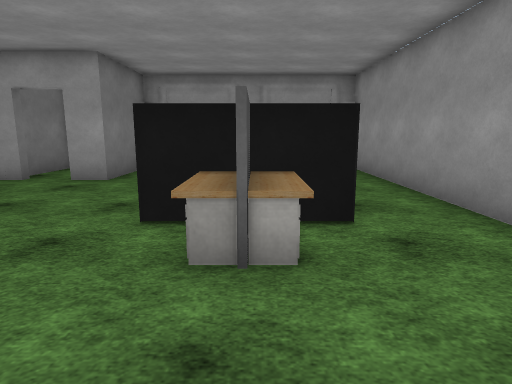
view 1 (above)

16 first-person views from a walk through a Unity game level. The camera is 1.52 m above the floor, tilts 10° down and sees 75° across. The floor is counted in squares, 1.28 m on a side. Each view is taken from the middle of a square. On the plan, view 1 faces up. The plan holds only what a view shows up to about 14 squares ahead; the rest is blank. The player character is not drawn. Some animated figures are left out. Some surface patterns are stand-ins.

view 2
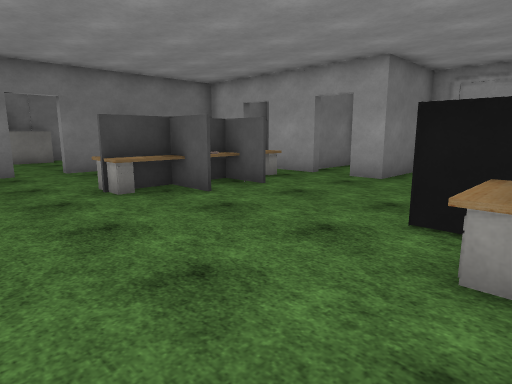

view 3
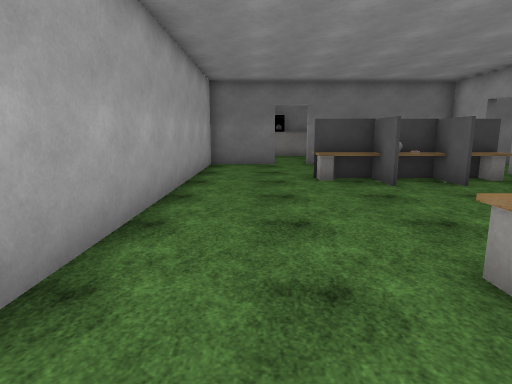

view 4
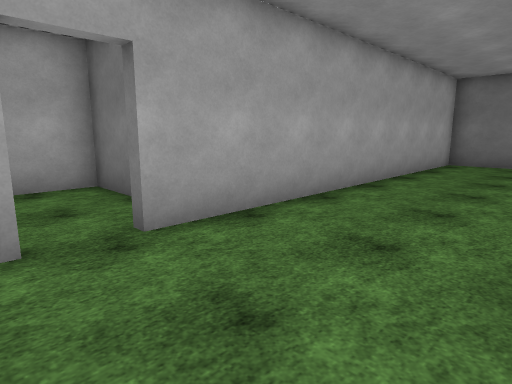

view 5
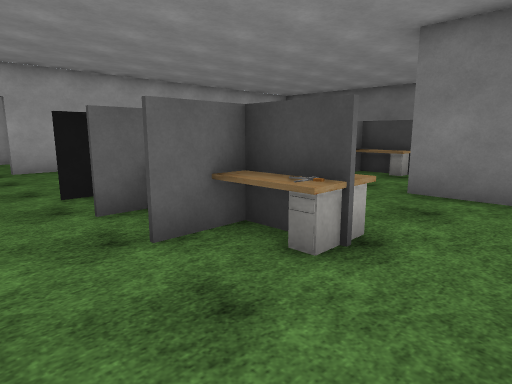

view 6
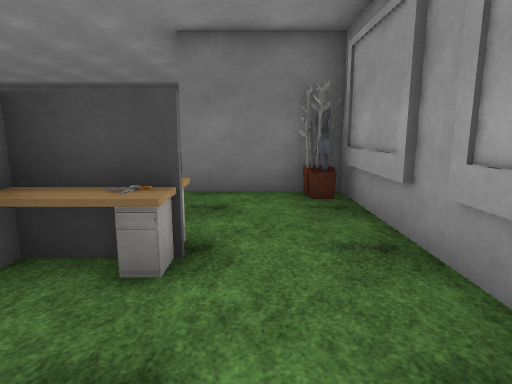

view 7
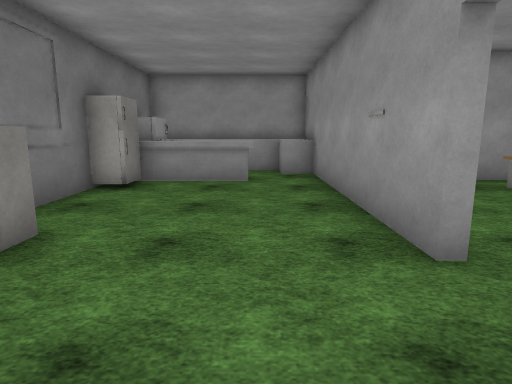

view 8
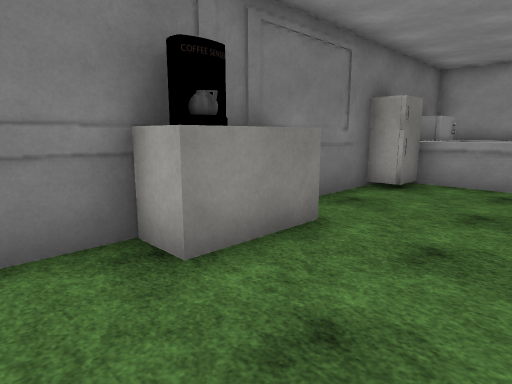

view 9
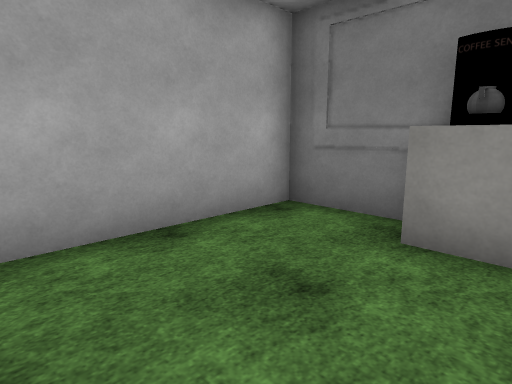

view 10
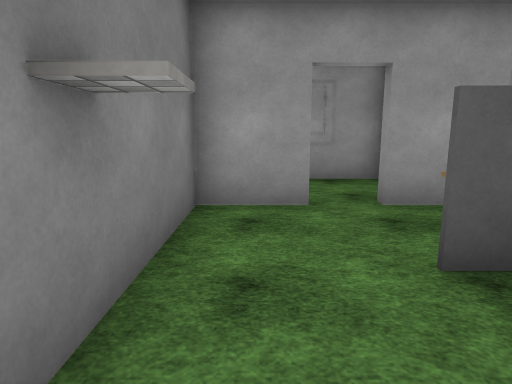

view 11
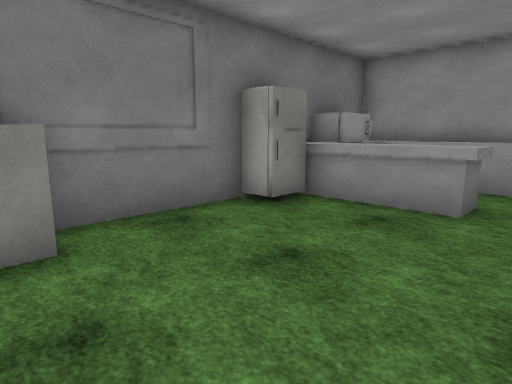

view 12
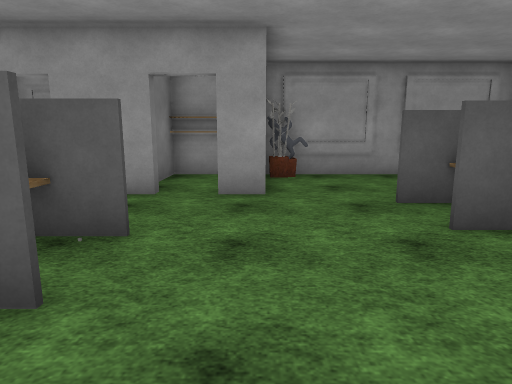

view 13
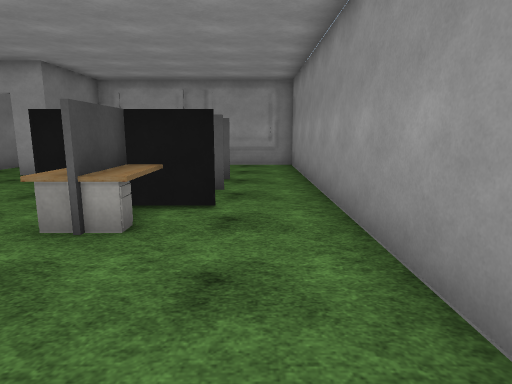

view 14
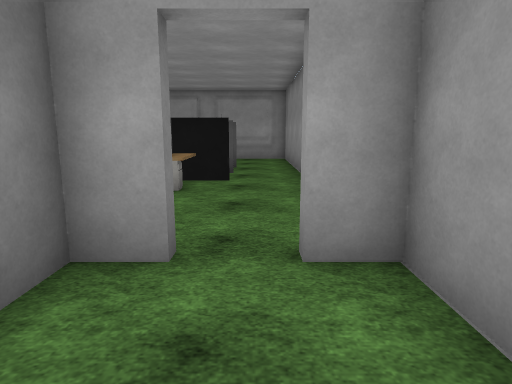

view 15
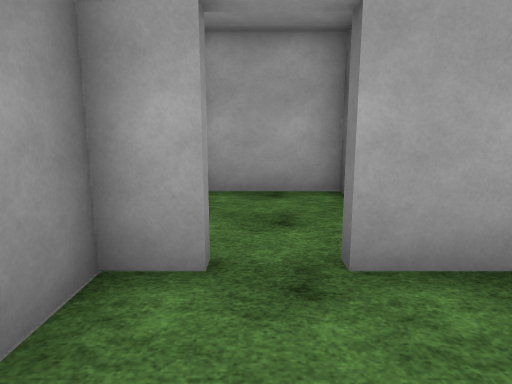

view 16
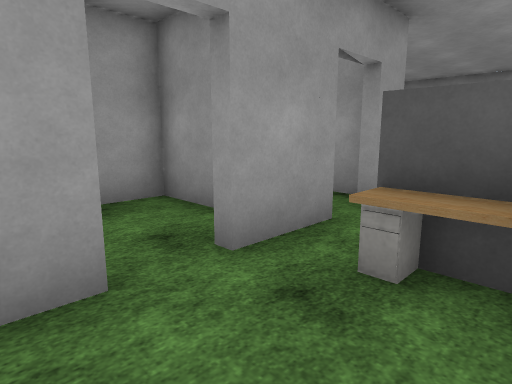

### Floor plan
Key: @ floor where view 1 was taken; # wall or solid block; x gap in a wall; . floor; P pot; M microwave; F fridge; O other object.
Columns run from 17 left of view 1 to 3 right of it. Each row starts with its distance up from view 1.
 12  OOOOOOOOOO###OOOOOOO
 11 OOOOOOO ..O# OP......
 10 MM  .OO ..OO.O.......
  9 OMOOO.OOxxOO.O...O...
  8 FFOOO.O.........OOO..
  7 OF....O...O......O...
  6 O.....O..OOO....OOO..
  5 O.....O...OO.....O...
  4 O#....O..OOO....OOO..
  3 O#....O...O......O...
  2 OO...................
  1 O.....O..............
  0 O.....O..........@...
 -1  OOOOOOOOOOOOOOOOOO.O
 -2                  O...
 -3                  O...
 -4                  O...
 -5                  .OOO

Where each view was taken, in squares from view 1:
view 1: 0 up, 0 right, facing up
view 2: 0 up, 0 right, facing up-left
view 3: 1 up, 2 right, facing left
view 4: 3 up, 3 right, facing down-left
view 5: 11 up, 3 right, facing down-left
view 6: 10 up, 3 right, facing left
view 7: 0 up, 13 left, facing up
view 8: 0 up, 13 left, facing up-left
view 9: 3 up, 12 left, facing down-left
view 10: 3 up, 10 left, facing up
view 11: 3 up, 12 left, facing up-left
view 12: 2 up, 4 left, facing up
view 13: 1 down, 2 right, facing up
view 14: 4 down, 2 right, facing up
view 15: 2 up, 2 right, facing down
view 16: 6 up, 10 left, facing up-right
